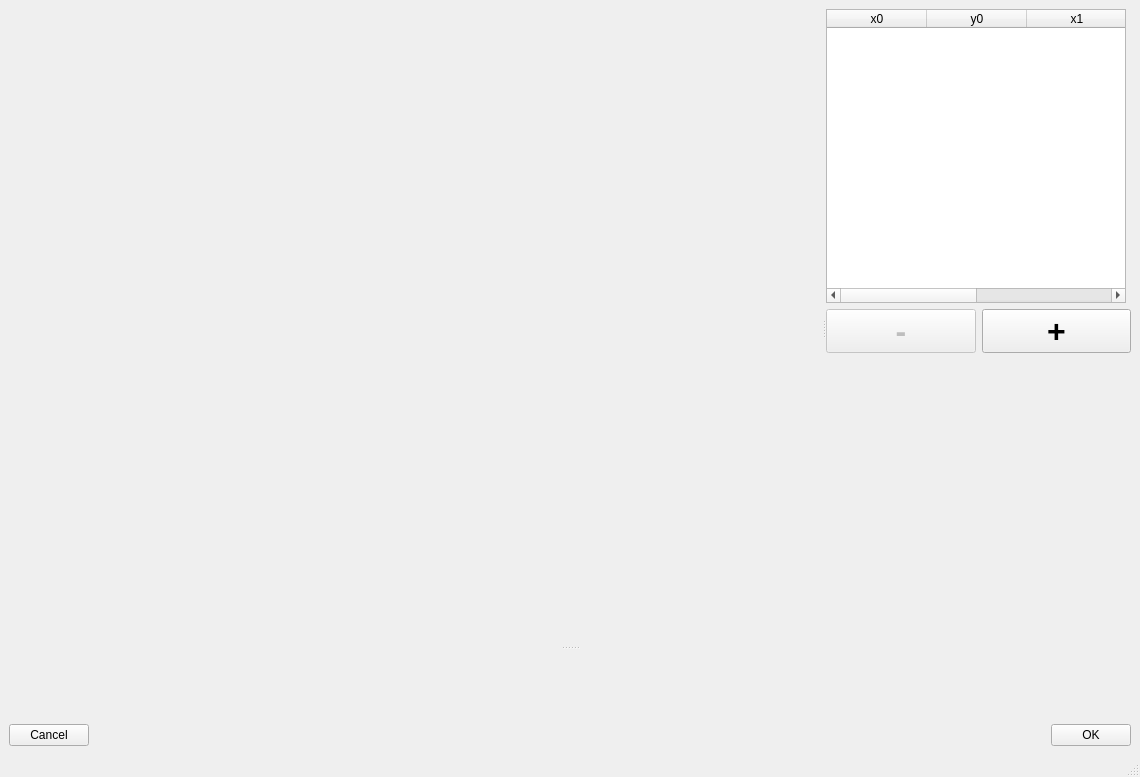
<?xml version="1.0" encoding="UTF-8"?>
<ui version="4.0">
 <class>MainWindow</class>
 <widget class="QMainWindow" name="MainWindow">
  <property name="geometry">
   <rect>
    <x>0</x>
    <y>0</y>
    <width>1140</width>
    <height>777</height>
   </rect>
  </property>
  <property name="windowTitle">
   <string>MainWindow</string>
  </property>
  <widget class="QWidget" name="centralwidget">
   <layout class="QVBoxLayout" name="verticalLayout_2">
    <item>
     <widget class="QSplitter" name="splitter_2">
      <property name="orientation">
       <enum>Qt::Vertical</enum>
      </property>
      <widget class="QSplitter" name="splitter">
       <property name="orientation">
        <enum>Qt::Horizontal</enum>
       </property>
       <widget class="QWidget" name="widget" native="true">
        <property name="sizePolicy">
         <sizepolicy hsizetype="Expanding" vsizetype="Expanding">
          <horstretch>0</horstretch>
          <verstretch>0</verstretch>
         </sizepolicy>
        </property>
        <property name="minimumSize">
         <size>
          <width>800</width>
          <height>0</height>
         </size>
        </property>
       </widget>
       <widget class="QWidget" name="">
        <layout class="QVBoxLayout" name="verticalLayout">
         <item>
          <widget class="QTableWidget" name="table_roi">
           <property name="sizePolicy">
            <sizepolicy hsizetype="Minimum" vsizetype="Expanding">
             <horstretch>0</horstretch>
             <verstretch>0</verstretch>
            </sizepolicy>
           </property>
           <property name="minimumSize">
            <size>
             <width>300</width>
             <height>0</height>
            </size>
           </property>
           <property name="maximumSize">
            <size>
             <width>300</width>
             <height>16777215</height>
            </size>
           </property>
           <property name="selectionMode">
            <enum>QAbstractItemView::SingleSelection</enum>
           </property>
           <property name="selectionBehavior">
            <enum>QAbstractItemView::SelectRows</enum>
           </property>
           <column>
            <property name="text">
             <string>x0</string>
            </property>
           </column>
           <column>
            <property name="text">
             <string>y0</string>
            </property>
           </column>
           <column>
            <property name="text">
             <string>x1</string>
            </property>
           </column>
           <column>
            <property name="text">
             <string>y1</string>
            </property>
           </column>
          </widget>
         </item>
         <item>
          <layout class="QHBoxLayout" name="horizontalLayout_3">
           <item>
            <widget class="QPushButton" name="remove_roi_button">
             <property name="enabled">
              <bool>false</bool>
             </property>
             <property name="font">
              <font>
               <family>Helvetica</family>
               <pointsize>24</pointsize>
               <weight>75</weight>
               <bold>true</bold>
              </font>
             </property>
             <property name="text">
              <string>-</string>
             </property>
            </widget>
           </item>
           <item>
            <widget class="QPushButton" name="add_roi_button">
             <property name="font">
              <font>
               <family>Helvetica</family>
               <pointsize>24</pointsize>
               <weight>75</weight>
               <bold>true</bold>
              </font>
             </property>
             <property name="text">
              <string>+</string>
             </property>
            </widget>
           </item>
          </layout>
         </item>
         <item>
          <spacer name="verticalSpacer">
           <property name="orientation">
            <enum>Qt::Vertical</enum>
           </property>
           <property name="sizeHint" stdset="0">
            <size>
             <width>20</width>
             <height>40</height>
            </size>
           </property>
          </spacer>
         </item>
        </layout>
       </widget>
      </widget>
      <widget class="QWidget" name="widget_2" native="true">
       <property name="sizePolicy">
        <sizepolicy hsizetype="Expanding" vsizetype="Expanding">
         <horstretch>0</horstretch>
         <verstretch>0</verstretch>
        </sizepolicy>
       </property>
       <property name="minimumSize">
        <size>
         <width>800</width>
         <height>0</height>
        </size>
       </property>
      </widget>
     </widget>
    </item>
    <item>
     <layout class="QHBoxLayout" name="horizontalLayout">
      <item>
       <widget class="QPushButton" name="cancel_button">
        <property name="text">
         <string>Cancel</string>
        </property>
       </widget>
      </item>
      <item>
       <spacer name="horizontalSpacer">
        <property name="orientation">
         <enum>Qt::Horizontal</enum>
        </property>
        <property name="sizeHint" stdset="0">
         <size>
          <width>40</width>
          <height>20</height>
         </size>
        </property>
       </spacer>
      </item>
      <item>
       <widget class="QPushButton" name="apply_button">
        <property name="text">
         <string>OK</string>
        </property>
       </widget>
      </item>
     </layout>
    </item>
   </layout>
  </widget>
  <widget class="QMenuBar" name="menubar">
   <property name="geometry">
    <rect>
     <x>0</x>
     <y>0</y>
     <width>1140</width>
     <height>22</height>
    </rect>
   </property>
  </widget>
  <widget class="QStatusBar" name="statusbar"/>
 </widget>
 <resources/>
 <connections>
  <connection>
   <sender>cancel_button</sender>
   <signal>clicked()</signal>
   <receiver>MainWindow</receiver>
   <slot>cancel_clicked()</slot>
   <hints>
    <hint type="sourcelabel">
     <x>71</x>
     <y>512</y>
    </hint>
    <hint type="destinationlabel">
     <x>179</x>
     <y>478</y>
    </hint>
   </hints>
  </connection>
  <connection>
   <sender>apply_button</sender>
   <signal>clicked()</signal>
   <receiver>MainWindow</receiver>
   <slot>apply_clicked()</slot>
   <hints>
    <hint type="sourcelabel">
     <x>1214</x>
     <y>512</y>
    </hint>
    <hint type="destinationlabel">
     <x>552</x>
     <y>492</y>
    </hint>
   </hints>
  </connection>
  <connection>
   <sender>remove_roi_button</sender>
   <signal>clicked()</signal>
   <receiver>MainWindow</receiver>
   <slot>remove_roi_button_clicked()</slot>
   <hints>
    <hint type="sourcelabel">
     <x>938</x>
     <y>256</y>
    </hint>
    <hint type="destinationlabel">
     <x>770</x>
     <y>398</y>
    </hint>
   </hints>
  </connection>
  <connection>
   <sender>add_roi_button</sender>
   <signal>clicked()</signal>
   <receiver>MainWindow</receiver>
   <slot>add_roi_button_clicked()</slot>
   <hints>
    <hint type="sourcelabel">
     <x>1083</x>
     <y>264</y>
    </hint>
    <hint type="destinationlabel">
     <x>1127</x>
     <y>431</y>
    </hint>
   </hints>
  </connection>
  <connection>
   <sender>table_roi</sender>
   <signal>itemChanged(QTableWidgetItem*)</signal>
   <receiver>MainWindow</receiver>
   <slot>update_table_roi()</slot>
   <hints>
    <hint type="sourcelabel">
     <x>1027</x>
     <y>120</y>
    </hint>
    <hint type="destinationlabel">
     <x>998</x>
     <y>390</y>
    </hint>
   </hints>
  </connection>
 </connections>
 <slots>
  <slot>cancel_clicked()</slot>
  <slot>apply_clicked()</slot>
  <slot>circle_center_changed()</slot>
  <slot>sector_radio_button_changed()</slot>
  <slot>sector_changed()</slot>
  <slot>guide_color_changed()</slot>
  <slot>grid_size_changed()</slot>
  <slot>remove_roi_button_clicked()</slot>
  <slot>add_roi_button_clicked()</slot>
  <slot>update_table_roi()</slot>
 </slots>
</ui>
